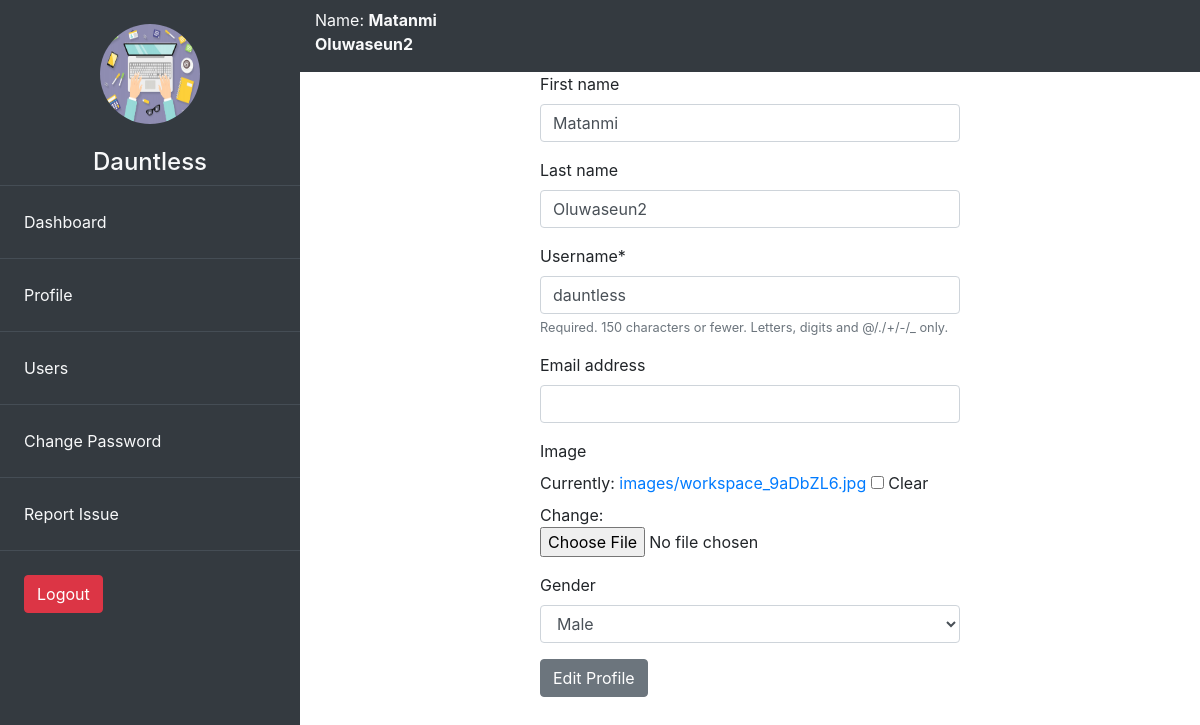
Page /accounts/profile/edit/ (signed in) on the committed database.
### accounts/models.py (models this page shows, shortened)
class User(AbstractUser):
    pass

class Account(models.Model):
    user = models.OneToOneField(User, on_delete=models.CASCADE)
    image = models.ImageField(null=True, blank=True, upload_to='images/')
    sec_num = models.IntegerField(default=get_secret_num())
    acc_bal = models.IntegerField(default=0)
    gender = models.CharField(max_length=20, choices=gender, blank=True)

### accounts/views.py (the view)
# urls.py: path('profile/edit/', views.profile_editview, name='profile-edit'),
def profile_editview(request):
    user_f = UserForm(request.POST or None, instance=request.user)
    acc_f = AccountEditForm(request.POST or None, request.FILES or None, instance=request.user.account)
    if user_f.is_valid and acc_f.is_valid():
        user_f.save()
        acc_f.save()
        messages.success(request, 'Profile edited successfully')
        return redirect('accounts:dashboard')
    name = 'profileedit.html'
    context = {
        'user_f':user_f,
        'acc_f':acc_f
    }
    return render(request, name, context)

### accounts/forms.py
class UserForm(forms.ModelForm):
    class Meta:
        model = User
        fields = ['first_name', 'last_name', 'username', 'email']

class AccountEditForm(forms.ModelForm):
    class Meta:
        model = Account
        fields = ['image', 'gender']

### accounts/templates/profileedit.html (shortened to what this page needs)
{% extends 'base.html' %}
{% load crispy_forms_tags %}
{% block content %}
    <div class="row">
        <div class="col-6 mx-auto">
            <form method="POST" enctype="multipart/form-data">
                {{ user_f | crispy }}
                {{ acc_f | crispy }}
                <input type="submit" value="Edit Profile" class="btn btn-secondary">
            </form>
        </div>
    </div>
{%  endblock %}

### template/base.html (shortened to what this page needs)
<!DOCTYPE html>
{% load static %}
{% load humanize %}
<html lang="en">
<head>
    <link rel="stylesheet" href="{% static 'css/bootstrap.css' %}">
</head>
<body>
    <div class="container-fluid">
        <div class="row" style="height: 100vh;">
            <div class="col-3 bg-dark p-0">
                <div class='text-center m-4'>
                    <img src="{% if user.account.image %}
                    {{user.account.image.url }}
                    {% else %}
                    {% static 'images/icon.png' %}
                    {% endif %}
                    "
                    alt="" width="100px" height="100px" class="rounded-circle">
                </div>
                <div class="text-center text-light">
                    <h4>{{ user.username.title }}</h4>
                </div>
                <div class="">
                    <table class="table table-hover table-dark">
                        <tr >
                            <td class="p-4 "><a href="{% url 'accounts:dashboard' %}" class="text-light">Dashboard</a></td>
                        </tr>
                        <tr >
                            <td class="p-4"><a href="{% url 'accounts:profile' %}" class="text-light">Profile</a></td>
                        </tr>
                        {% if user.is_staff %}
                        <tr >
                            <td class="p-4 "><a href="{% url 'accounts:users' %}" class="text-light">Users</a></td>
                        </tr>
                        {% endif %}
                        <tr>
                            <td class="p-4"><a href="{% url 'accounts:passwordChange' %}" class="text-light">Change Password</a></td>
                        </tr>
                        <tr>
                            <td class="p-4 "><a href="{% url 'accounts:report' %}" class="text-light">Report Issue</a></td>
                        </tr>
                        <tr>
                            <td class="p-4"><a href="{% url 'accounts:logout' %}" class="btn btn-danger">Logout</a></td>
                        </tr>
                    </table>
                </div>
            </div>
            <div class="col-9">
                <div class="row bg-dark pt-2 text-light">
                    <div class="col-3">
                        <p>Name: <b>{{ user.get_full_name }}</b></p>
                    </div>
                </div>
                {% block content %}{% endblock content %}
            </div>
        </div>
    </div>
</body>
</html>

### rows in the picture
User: image (picture), username "Dauntless", get_full_name "Matanmi Oluwaseun2", first_name "Matanmi", last_name "Oluwaseun2", username "dauntless"
Account: gender "Male"
